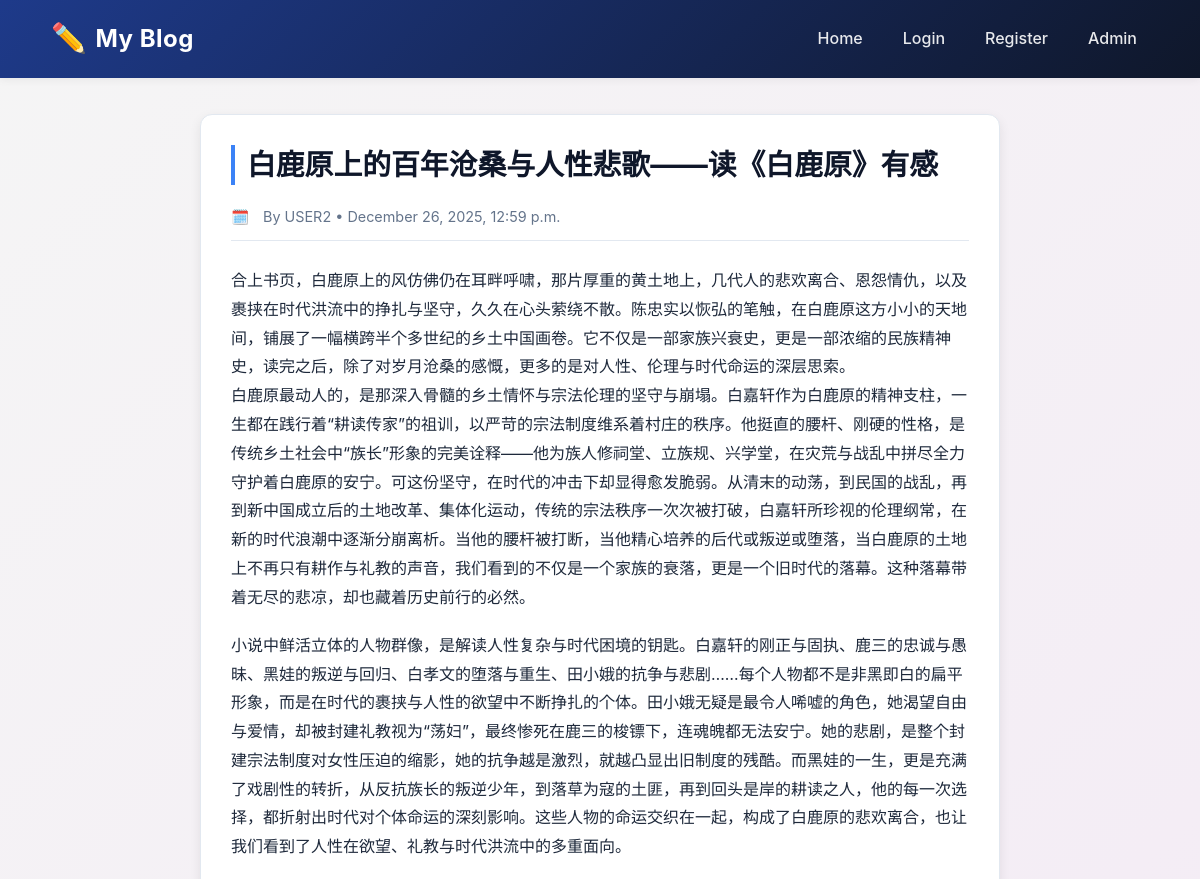
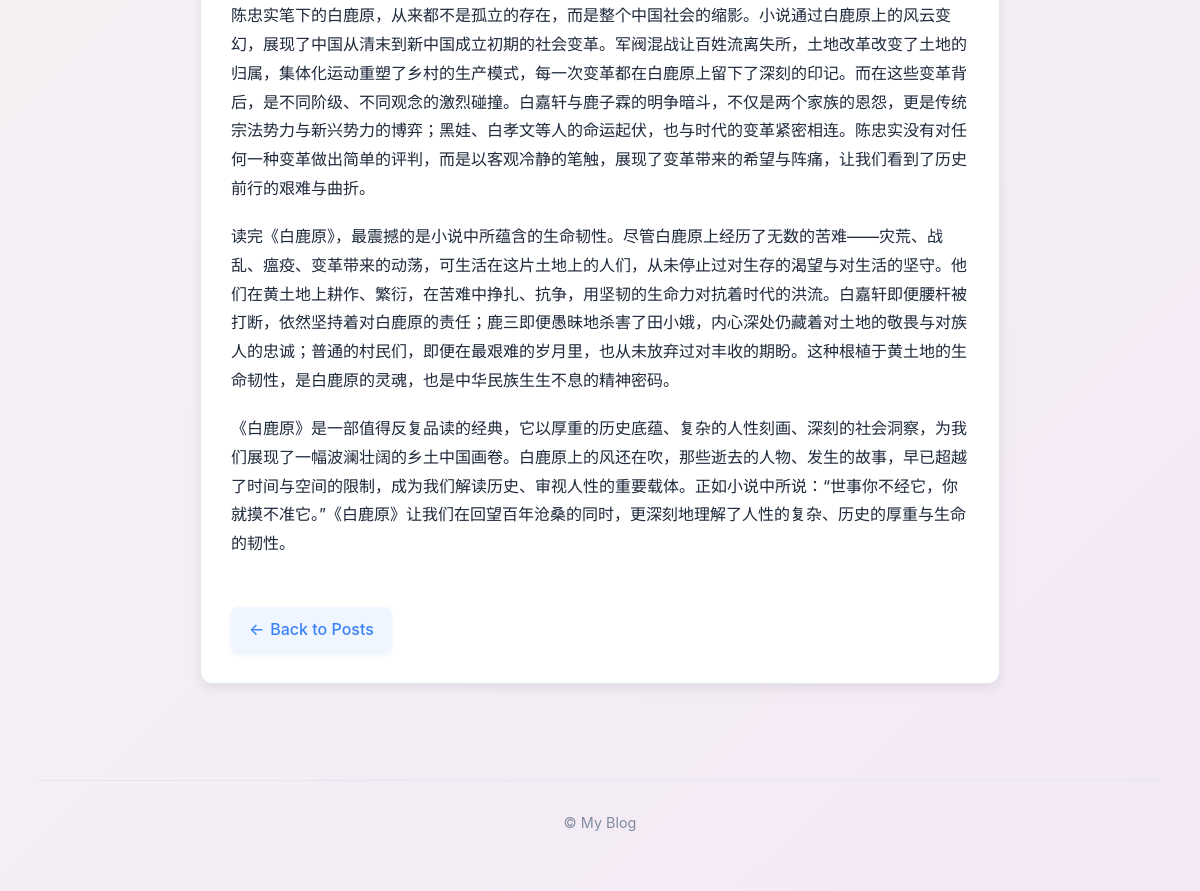
Screenshot of /post/3/ with the database file from the repository (2 pictures, top to bottom).
### blogs/models.py (models this page shows, shortened)
class BlogPost(models.Model):
    title = models.CharField(max_length=200)
    text = models.TextField()
    date_added = models.DateTimeField(auto_now_add=True)
    author = models.ForeignKey(User, on_delete=models.CASCADE)
    class Meta:
        ordering = ['-date_added']

### blogs/views.py (the view)
# urls.py: path('post/<int:pk>/', PostDetailView.as_view(), name='post-detail'),
class PostDetailView(DetailView):
    model = BlogPost
    template_name = 'blogs/post_detail.html'
    context_object_name = 'post'

### blogs/templates/blogs/post_detail.html (shortened to what this page needs)
{% extends 'base.html' %}
{% block content %}
  <article class="post-card">
    <h1>{{ post.title }}</h1>
    <div class="meta">
      By {{ post.author }} • {{ post.date_added|date:"F j, Y, g:i a" }}
    </div>
    <div class="content">
      {{ post.text|linebreaks }}
    </div>
    <div class="post-actions">
      <a class="btn secondary" href="{% url 'blogs:home' %}">
        <span>←</span> Back to Posts
      </a>
    </div>
  </article>
{% endblock %}

### static/css/style.css (style rules this page uses)
:root { --bg: #f5f7fa; --card: #ffffff; --accent: #3b82f6; --accent-hover: #2563eb; --accent-light: #eff6ff; --muted: #64748b; --header: #0f172a; --border: #e2e8f0; --shadow-light: 0 2px 8px rgba(0, 0, 0, 0.06); --shadow: 0 4px 12px rgba(0, 0, 0, 0.08); --shadow-hover: 0 10px 25px -5px rgba(0, 0, 0, 0.1), 0 8px 10px -6px rgba(0, 0, 0, 0.1); --text: #1e293b; --text-light: #64748b; --success-bg: #dcfce7; --success-text: #166534; --error-bg: #fee2e2; --error-text: #b91c1c; --transition: all 0.3s ease; }
* { box-sizing: border-box; margin: 0; padding: 0; }
body { font-family: Inter, system-ui, -apple-system, 'Segoe UI', Roboto, 'Helvetica Neue', Arial, sans-serif; background: linear-gradient(-45deg, #e0f7fa, #e1f5fe, #f3e5f5, #f5f5f5); background-size: 400% 400%; animation: gradient 15s ease infinite; color: var(--text); line-height: 1.6; transition: var(--transition); padding-bottom: 60px; min-height: 100vh; }
.btn { display: inline-flex; align-items: center; justify-content: center; gap: 6px; padding: 10px 18px; background: var(--accent); color: #fff; border-radius: 8px; text-decoration: none; font-weight: 500; border: none; cursor: pointer; transition: var(--transition); box-shadow: 0 2px 4px rgba(59, 130, 246, 0.2); }
.btn.secondary { background: var(--accent-light); color: var(--accent); box-shadow: 0 2px 4px rgba(59, 130, 246, 0.1); }
.post-card { background: var(--card); padding: 24px; border-radius: 12px; box-shadow: var(--shadow); border: 1px solid var(--border); transition: transform 0.3s ease, box-shadow 0.3s ease; display: flex; flex-direction: column; height: 100%; position: relative; overflow: hidden; }
.post-card::before { content: ''; position: absolute; top: 0; left: 0; width: 100%; height: 4px; background: var(--accent); transform: scaleX(0); transition: transform 0.3s ease; }
.post-card .meta { color: var(--text-light); font-size: 0.85rem; margin-bottom: 16px; padding-bottom: 12px; border-bottom: 1px solid var(--border); display: flex; flex-wrap: wrap; gap: 10px; align-items: center; }
.post-card .meta::before { content: "🗓️"; margin-right: 4px; }
.post-card .post-actions { display: flex; gap: 10px; margin-top: auto; }
article.post-card { max-width: 800px; margin: 0 auto; padding: 30px; }
article.post-card h1 { margin-bottom: 20px; color: var(--header); font-size: 1.8rem; line-height: 1.4; border-left: 4px solid var(--accent); padding-left: 12px; }
article.post-card .meta { margin-bottom: 25px; font-size: 0.9rem; }
article.post-card .content { margin-bottom: 30px; line-height: 1.8; color: var(--text); }
article.post-card .content p { margin-bottom: 1.2rem; }
a { color: var(--accent); text-decoration: none; transition: color 0.2s ease; }

### rows the page displays
BlogPost: title "白鹿原上的百年沧桑与人性悲歌——读《白鹿原》有感", author "USER2", date_added "December 26, 2025, 12:59 p.m.", text "合上书页，白鹿原上的风仿佛仍在耳畔呼啸，那片厚重的黄土地上，几代人的悲欢离合、恩怨情仇，以及裹挟在时代洪流中的挣扎与坚守，久久在心头萦绕不散。陈忠实以恢弘的笔触，在白鹿原这方小小的天地间，铺展了一幅横跨半个多世纪的乡土中国画卷。它不仅是一部家族兴衰史，更是一部浓缩的民族精神史，读完之后，除了对岁月沧桑的感慨，更多的是对人性、伦理与时代命运的深层思索。 白鹿原最动人的，是那深入骨髓的乡土情怀与宗法伦理的坚守与崩塌。白嘉轩作为白鹿原的精神支柱，一生都在践行着“耕读传家”的祖训，以严苛的宗法制度维系着村庄的秩序。他挺直的腰杆、刚硬的性格，是传统乡土社会中“族长”形象的完美诠释——他为族人修祠堂、立族规、兴学堂，在灾荒与战乱中拼尽全力守护着白鹿原的安宁。可这份坚守，在时代的冲击下却显得愈发脆弱。从清末的动荡，到民国的战乱，再到新中国成立后的土地改革、集体化运动，传统的宗法秩序一次次被打破，白嘉轩所珍视的伦理纲常，在新的时代浪潮中逐渐分崩离析。当他的腰杆被打断，当他精心培养的后代或叛逆或堕落，当白鹿原的土地上不再只有耕作与礼教的声音，我们看到的不仅是一个家族的衰落，更是一个旧时代的落幕。这种落幕带着无尽的悲凉，却也藏着历史前行的必然。…"
